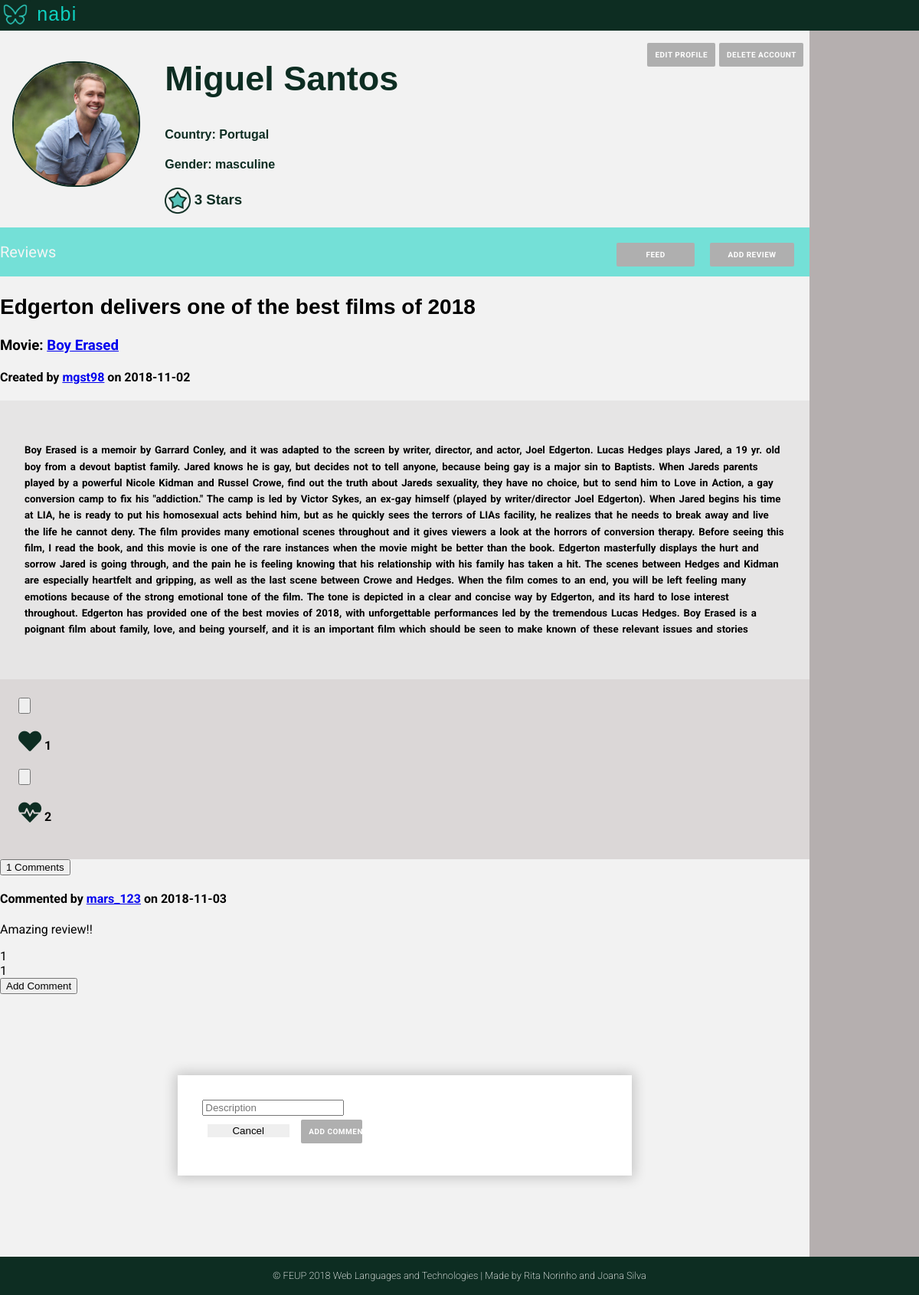
Page /pages/profile.php?username=mgst98 (signed in) on the earlier database version.
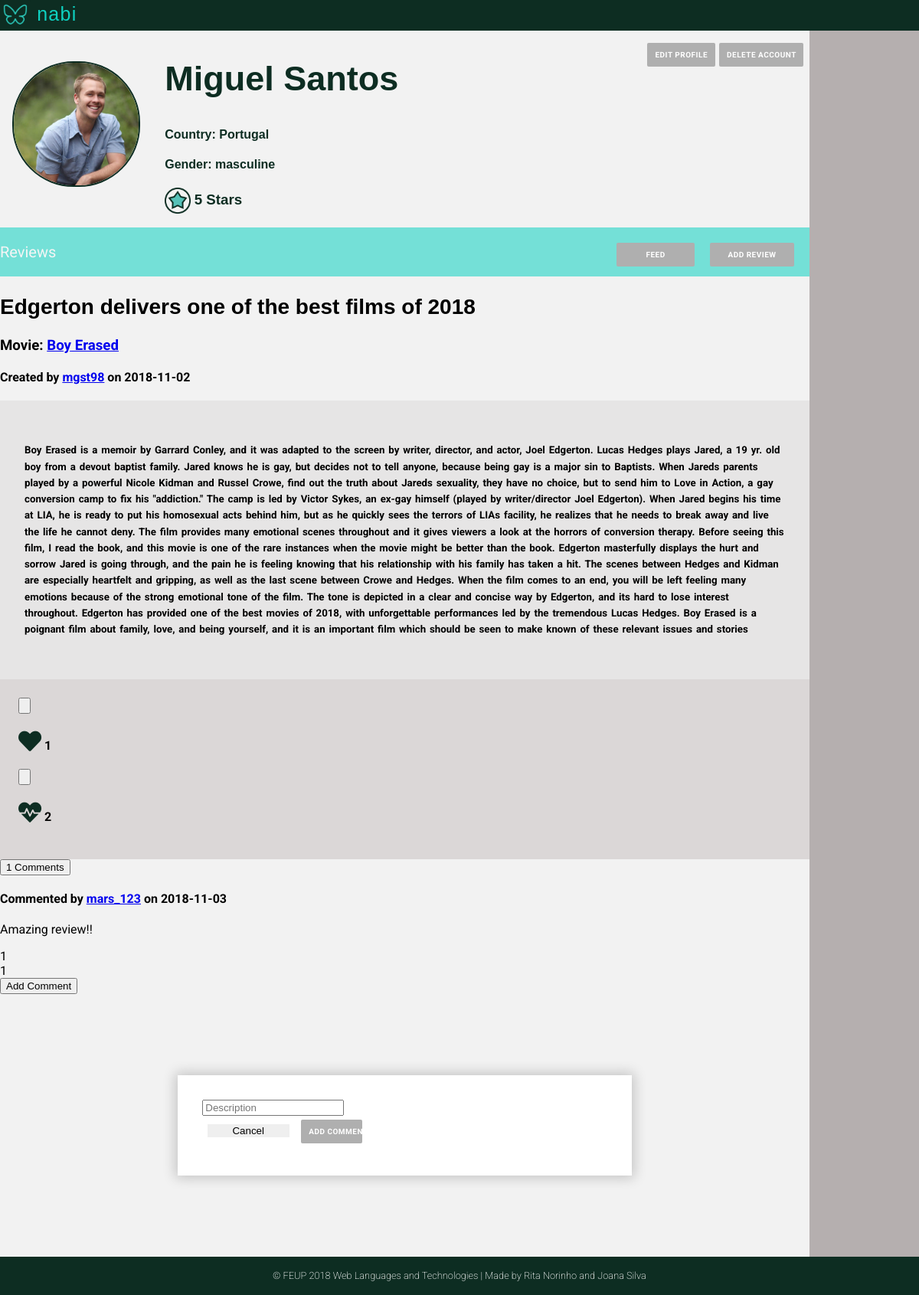
Same page on the later database version.
### tables this page shows
CREATE TABLE User (
    ID        INTEGER PRIMARY KEY AUTOINCREMENT,
    FirstName STRING NOT NULL,
    LastName  STRING NOT NULL,
    Username  STRING UNIQUE NOT NULL,
    Gender    STRING NOT NULL,
    Birthday  DATE NOT NULL,
    Country   STRING NOT NULL,
    Email     STRING UNIQUE NOT NULL,
    Password  CHAR (256) NOT NULL,  
    Photo     STRING DEFAULT "default.jpg",
    Points    INTEGER
    
);

### pages/profile.php (called while the page is built, shortened)
<?php
    include_once('../templates/common/tpl_header.php');
    include_once('../templates/tpl_profile.php');
    include_once('../templates/tpl_draw_reviews.php');
    include_once('../templates/common/tpl_footer.php');
    include_once('../database/db_user.php');
    if (isset($_GET['username'])){
        $username=$_GET['username'];
    }
    else {
        $username=$_SESSION['username'];
    }
    $user_info = getUserInfo($username);
    $user_reviews=getUserReviews($username);
    foreach ($user_reviews as $k => $review){
        $user_reviews[$k]['MovieName'] = getMovieName($review['MovieID']);
        $user_reviews[$k]['UserName'] = $user_info['Username'];
        $user_reviews[$k]['NumberComments'] = getNumberComments($review['ID'],$review['UserID']);
        $user_reviews[$k]['Heart'] = getLikesReview($review['ID']);
        $user_reviews[$k]['Dislike'] = getDisLikesReview($review['ID']);
        $user_reviews[$k]['Comments']=getCommentsReview($review['ID']);
        foreach($user_reviews[$k]['Comments'] as $j => $comment){
            $user_reviews[$k]['Comments'][$j]['Username']=getUsername($comment['UserID']);
            $user_reviews[$k]['Comments'][$j]['Likes']=getLikesComment($comment['ID']);
            $user_reviews[$k]['Comments'][$j]['Dislikes']=getDislikesComment($comment['ID']);
        }
    }
    draw_profile($user_info,$user_reviews);
?>

### database/db_user.php (called while the page is built, shortened)
<?php
  function getUserInfo($username) {
      $db = Database::instance()->db();
      $stmt = $db->prepare('SELECT * FROM User WHERE username = ?');
      $stmt->execute(array($username));
      return  $stmt->fetch();
  }
?>

### templates/tpl_profile.php (shortened to what this page needs)
<body>
<?php function draw_profile($userinfo, $reviews) { ?>
<div class="profile_container">
    <div class="profile_header">
        <header>
        <p>  <img src="../assets/mininabi.png" alt="Nabi logo (butterfly)" width="40" height="40"> nabi
       </header>
    </div>
    <div class="side_nav">
    </div>
      <div class="profile_photo">
          <?php if(!(file_exists("../assets/profilePhotos/".$userinfo['ID'].".jpg"))){ ?>
            <img src="../assets/profilePhotos/default.jpg" width="100" height="100" alt="profile avatar">
          <?php } else{ ?>
            <img src="../assets/profilePhotos/<?=$userinfo['ID']?>.jpg" width="100" height="100" alt="profile avatar">
           <?php } ?>
     </div>
    <div class="profile_info" >
        <div class="edit_profile">
           <p>
           <div class="delete">
                <input onclick="openBox('Delete Account')" type="submit" value="Delete Account"/>
            </div>
             <a href="edit_profile.php" class="edit"> edit profile </a>
            </p>
       </div>
        <div class="profile_name">
            <h2>
                  <?=$userinfo['FirstName']?> <?=$userinfo['LastName']?>
            </h2>
        </div>
        <div class="profile_country">
            <h4> Country: <?=$userinfo['Country']?> </h4>
        </div>
        <div class="profile_gender">
            <h4> Gender: <?=$userinfo['Gender']?> </h4>
        </div>
        <div class="profile_points">
        <h3><img src="../assets/star.png" alt ="star icon" >
            <?=$userinfo['Points']?> Stars </h3>
        </div>
    </div>
    <div class="Reviews">
        <p>Reviews
        <input  onclick="openBox('Add Review')" type="submit" value ="Add Review">
        <a href="main_page.php"> Feed </a>
        </p>
    </div>
     <div class="profile_reviews">
    </div>
    <div class="profile_footer">
    </div>
    </div>
<?php } ?>
    </body>
    </html>

Differences in the rows shown:
changed user "Miguel": Points "3" → "5"
